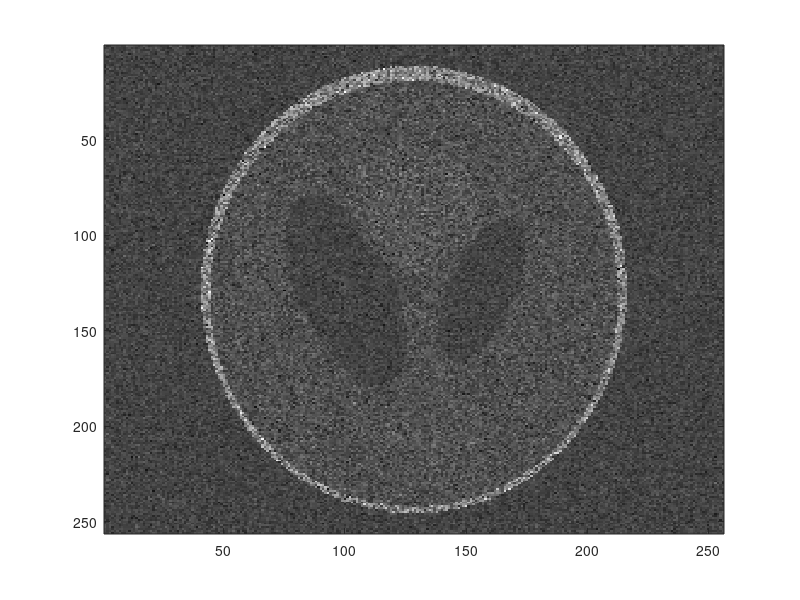

The MATLAB source for this figure: (Note: this script raises an error after producing the figure.)
clc;
clear all;
close all;

sigma = 0.4;
I = phantom(256);

I = double(20*(I+0.5));
N = (randn(size(I)).*sigma);
img1 = I+(I).*N;
%img1 = imresize(img1,0.5);
imagesc(img1);
colormap gray;
out_img=kuan(img1,1);
figure;
imagesc(out_img);
colormap gray;
loss=SNR(img1,out_img)